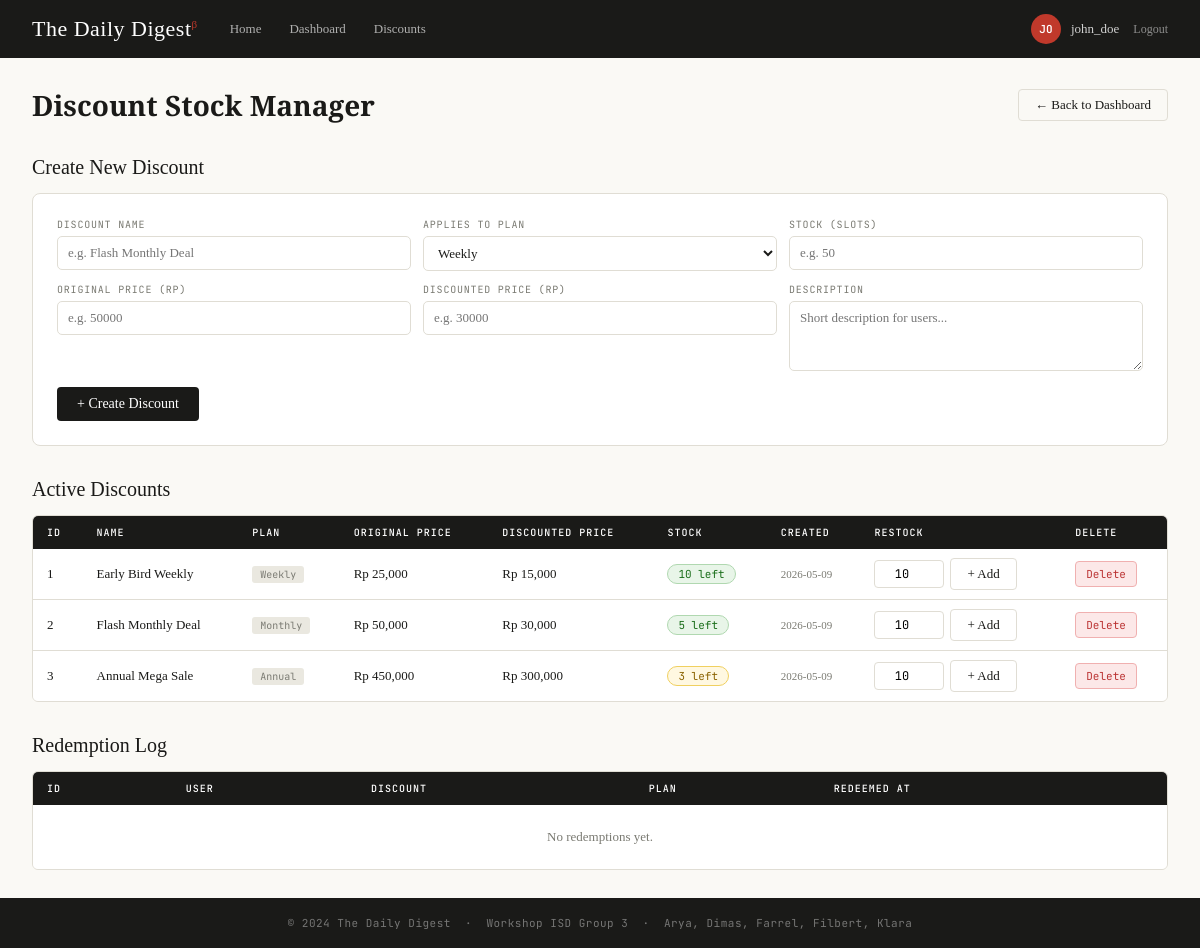
Screenshot of /dashboard/discounts (signed in) with the database file from the repository.
### tables this page shows
CREATE TABLE users (
    id INTEGER PRIMARY KEY,
    username TEXT NOT NULL UNIQUE,
    email TEXT NOT NULL UNIQUE,
    password TEXT NOT NULL,
    preferences TEXT,
    premium INTEGER NOT NULL DEFAULT 0 CHECK (premium IN (0, 1))
, is_admin INTEGER NOT NULL DEFAULT 0 CHECK (is_admin IN (0, 1)));

CREATE TABLE discounts (
    id INTEGER PRIMARY KEY AUTOINCREMENT,
    name TEXT NOT NULL,
    plan TEXT NOT NULL CHECK(plan IN ('Weekly','Monthly','Annual')),
    original_price INTEGER NOT NULL,
    discounted_price INTEGER NOT NULL,
    stock INTEGER NOT NULL DEFAULT 0,
    description TEXT,
    created_at TEXT NOT NULL DEFAULT (datetime('now'))
);

### app.py (the view)
@app.route("/dashboard/discounts")
def admin_discounts():
    user = current_user()
    if not user or not user.get("is_admin"):
        return redirect(url_for("index"))
    discounts = get_all_discounts()
    redemptions = get_discount_redemptions()
    return render_template(
        "admin_discounts.html",
        discounts=discounts,
        redemptions=redemptions,
        user=user,
    )

### app.py (called while the page is built)
def get_db_connection():
    conn = sqlite3.connect(DB_PATH)
    conn.row_factory = sqlite3.Row
    conn.execute("PRAGMA foreign_keys = ON")
    return conn

def row_to_dict(row):
    if row is None:
        return None
    data = dict(row)
    if "premium" in data:
        data["premium"] = bool(data["premium"])
    if "is_admin" in data:
        data["is_admin"] = bool(data["is_admin"])
    else:
        data["is_admin"] = False
    if "author" not in data or not data["author"]:
        data["author"] = "Daily Digest Editorial"
    if "image_url" in data and data["image_url"]:
        data["image_url"] = data["image_url"].strip()
    else:
        data["image_url"] = None
    return data

def get_all_discounts():
    with get_db_connection() as conn:
        rows = conn.execute("SELECT * FROM discounts ORDER BY id").fetchall()
    return [dict(r) for r in rows]

def get_discount_redemptions():
    with get_db_connection() as conn:
        rows = conn.execute("""
            SELECT dr.id, dr.redeemed_at, u.username, d.name AS discount_name, d.plan
            FROM discount_redemptions dr
            JOIN users u ON u.id = dr.user_id
            JOIN discounts d ON d.id = dr.discount_id
            ORDER BY dr.id DESC
        """).fetchall()
    return [dict(r) for r in rows]

def get_user(user_id):
    if not user_id:
        return None
    with get_db_connection() as conn:
        row = conn.execute("SELECT * FROM users WHERE id = ?", (user_id,)).fetchone()
    return row_to_dict(row)

def current_user():
    uid = session.get("user_id")
    return get_user(uid) if uid else None

### templates/admin_discounts.html (shortened to what this page needs)
{% extends "base.html" %}
{% block content %}
<div class="dash">
  <div style="display:flex;align-items:center;justify-content:space-between;margin-bottom:20px;">
    <h2 style="font-family:'Playfair Display',serif;font-size:28px;">Discount Stock Manager</h2>
    <a href="{{ url_for('dashboard') }}" class="btn-outline">← Back to Dashboard</a>
  </div>
  {% set msg = request.args.get('msg') %}
  <div class="section-title">Create New Discount</div>
  <div class="new-form">
    <form method="POST" action="{{ url_for('admin_discount_create') }}">
      <div class="form-grid">
        <div class="form-group">
          <label>Discount Name</label>
          <input name="name" type="text" placeholder="e.g. Flash Monthly Deal" required>
        </div>
        <div class="form-group">
          <label>Applies to Plan</label>
          <select name="plan" required>
            <option value="Weekly">Weekly</option>
          </select>
        </div>
        <div class="form-group">
          <label>Stock (slots)</label>
          <input name="stock" type="number" min="1" placeholder="e.g. 50" required>
        </div>
        <div class="form-group">
          <label>Original Price (Rp)</label>
          <input name="original_price" type="number" min="0" placeholder="e.g. 50000" required>
        </div>
        <div class="form-group">
          <label>Discounted Price (Rp)</label>
          <input name="discounted_price" type="number" min="0" placeholder="e.g. 30000" required>
        </div>
        <div class="form-group">
          <label>Description</label>
          <textarea name="description" placeholder="Short description for users..."></textarea>
        </div>
      </div>
      <div style="margin-top:16px;">
        <button type="submit" class="btn">+ Create Discount</button>
      </div>
    </form>
  </div>
  <div class="section-title">Active Discounts</div>
  <div class="tbl-wrap">
    <table>
      <thead><tr>
        <th>ID</th><th>Name</th><th>Plan</th><th>Original Price</th><th>Discounted Price</th>
        <th>Stock</th><th>Created</th><th>Restock</th><th>Delete</th>
      </tr></thead>
      <tbody>
        {% for d in discounts %}
          <tr>
            <td>{{ d.id }}</td>
            <td style="max-width:200px;overflow:hidden;text-overflow:ellipsis;">{{ d.name }}</td>
            <td><span class="tag">{{ d.plan }}</span></td>
            <td>Rp {{ "{:,}".format(d.original_price) }}</td>
            <td>Rp {{ "{:,}".format(d.discounted_price) }}</td>
            <td>
              {% if d.stock == 0 %}
                <span class="stock-pill out">Sold Out</span>
              {% elif d.stock <= 3 %}
                <span class="stock-pill low">{{ d.stock }} left</span>
              {% else %}
                <span class="stock-pill">{{ d.stock }} left</span>
              {% endif %}
            </td>
            <td style="color:var(--muted);font-size:11px;">{{ d.created_at[:10] }}</td>
            <td>
              <form class="restock-form" method="POST" action="{{ url_for('admin_discount_restock', discount_id=d.id) }}">
                <input class="restock-input" type="number" name="add_stock" min="1" value="10" required>
                <button type="submit" class="btn-outline">+ Add</button>
              </form>
            </td>
            <td>
              <form method="POST" action="{{ url_for('admin_discount_delete', discount_id=d.id) }}"
                    onsubmit="return confirm('Delete this discount? This cannot be undone.');">
                <button type="submit" class="del-btn">Delete</button>
              </form>
            </td>
          </tr>
        {% endfor %}
      </tbody>
    </table>
  </div>
  <div class="section-title">Redemption Log</div>
  <div class="tbl-wrap">
    <table>
      <thead><tr>
        <th>ID</th><th>User</th><th>Discount</th><th>Plan</th><th>Redeemed At</th>
      </tr></thead>
      <tbody>
        {% if not redemptions %}
          <tr><td colspan="5" style="text-align:center;color:var(--muted);padding:24px;">No redemptions yet.</td></tr>
        {% endif %}
      </tbody>
    </table>
  </div>
</div>
{% endblock %}

### templates/base.html (shortened to what this page needs)
<!DOCTYPE html>
<html lang="en">
<head>
</head>
<body>
<nav>
  <div class="nav-left">
    <a href="/" class="nav-brand">The Daily Digest<sup>β</sup></a>
    <div class="nav-links">
      <a href="/">Home</a>
      {% if user and user.is_admin %}
        <a href="/dashboard">Dashboard</a>
        <a href="/dashboard/discounts">Discounts</a>
      {% endif %}
    </div>
  </div>
  <div class="nav-user">
    {% if user %}
      <div class="avatar">{{ user.username[:2].upper() }}</div>
      <span>{{ user.username }}</span>
      <a href="/logout" style="font-size:12px;color:rgba(255,255,255,0.5);margin-left:4px;">Logout</a>
    {% else %}
      <a href="/login" style="background:rgba(255,255,255,0.15);border-radius:4px;padding:5px 12px;color:#fff;font-size:13px;">Sign in</a>
      <a href="/register" style="background:rgba(255,255,255,0.08);border-radius:4px;padding:5px 12px;color:#fff;font-size:13px;">Sign up</a>
    {% endif %}
  </div>
</nav>
<main style="flex:1;">
  {% block content %}{% endblock %}
</main>
<footer>© 2024 The Daily Digest &nbsp;·&nbsp; Workshop ISD Group 3 &nbsp;·&nbsp; Arya, Dimas, Farrel, Filbert, Klara</footer>
</body>
</html>

### templates/base.html (style rules this page uses)
* { box-sizing:border-box;margin:0;padding:0 }
:root { --ink:#1a1a18;--paper:#faf9f5;--cream:#f2f0e8;--accent:#c0392b; --accent2:#2c3e50;--muted:#7a7a72;--border:#e0ddd4;--tag-bg:#eae8e0; --premium:#b8860b;--card:#ffffff;--nav:#1a1a18; }
body { font-family:'Source Serif 4',serif;background:var(--paper);color:var(--ink);min-height:100vh;display:flex;flex-direction:column; }
a { color:inherit;text-decoration:none; }
nav { background:var(--nav);color:#fff;padding:0 32px;display:flex;align-items:center;justify-content:space-between;height:58px;position:sticky;top:0;z-index:100; }
.nav-left { display:flex;align-items:center;gap:20px; }
.nav-brand { font-family:'Playfair Display',serif;font-size:22px;letter-spacing:0.5px; }
.nav-brand sup { color:var(--accent);font-size:11px; }
.nav-links { display:flex;gap:4px;align-items:center; }
.nav-links a,.nav-links button { background:none;border:none;color:rgba(255,255,255,0.65);font-family:'Source Serif 4',serif;font-size:13px;padding:6px 12px;cursor:pointer;border-radius:4px;transition:all 0.15s;display:inline-block; }
.nav-user { display:flex;align-items:center;gap:10px;font-size:13px;color:rgba(255,255,255,0.8); }
.avatar { width:30px;height:30px;border-radius:50%;background:var(--accent);display:flex;align-items:center;justify-content:center;font-size:11px;font-weight:600;color:#fff;font-family:'JetBrains Mono',monospace; }
.tag { background:var(--tag-bg);color:var(--muted);font-size:10px;padding:2px 8px;border-radius:3px;font-family:'JetBrains Mono',monospace;display:inline-block; }
.btn { background:var(--ink);color:#fff;border:none;border-radius:4px;padding:9px 20px;font-family:'Source Serif 4',serif;font-size:14px;cursor:pointer;transition:background 0.15s;display:inline-block; }
.btn-outline { background:none;color:var(--ink);border:1px solid var(--border);border-radius:4px;padding:7px 16px;font-family:'Source Serif 4',serif;font-size:13px;cursor:pointer;transition:all 0.15s;display:inline-block; }
footer { background:var(--nav);color:rgba(255,255,255,0.4);text-align:center;padding:18px;font-family:'JetBrains Mono',monospace;font-size:11px;margin-top:auto;letter-spacing:0.5px; }

### templates/admin_discounts.html (style rules this page uses)
.dash { padding:28px 32px;max-width:1200px;margin:0 auto; }
.section-title { font-family:'Playfair Display',serif;font-size:20px;margin-bottom:14px;margin-top:32px; }
.tbl-wrap { overflow-x:auto;border-radius:6px;border:1px solid var(--border); }
table { width:100%;border-collapse:collapse;background:#fff;font-size:13px; }
th { background:var(--ink);color:#fff;padding:10px 14px;text-align:left;font-family:'JetBrains Mono',monospace;font-size:10px;text-transform:uppercase;letter-spacing:1px;font-weight:500;white-space:nowrap; }
td { padding:9px 14px;border-bottom:1px solid var(--border);color:var(--ink);white-space:nowrap; }
tr:last-child td { border-bottom:none; }
.stock-pill { display:inline-block;font-family:'JetBrains Mono',monospace;font-size:11px;padding:2px 10px;border-radius:20px;background:#e8f5e8;color:#1a6e1a;border:1px solid #b0d8b0; }
.stock-pill.low { background:#fff8e1;color:#8a6200;border-color:#f0d060; }
.restock-form { display:flex;gap:6px;align-items:center; }
.restock-input { width:70px;padding:5px 7px;border:1px solid var(--border);border-radius:4px;font-family:'JetBrains Mono',monospace;font-size:12px;text-align:center; }
.new-form { background:var(--card);border:1px solid var(--border);border-radius:8px;padding:24px;margin-bottom:28px; }
.form-grid { display:grid;grid-template-columns:1fr 1fr 1fr;gap:12px; }
.form-group { display:flex;flex-direction:column;gap:5px; }
.form-group label { font-family:'JetBrains Mono',monospace;font-size:10px;text-transform:uppercase;letter-spacing:.8px;color:var(--muted); }
.form-group input,.form-group select,.form-group textarea { padding:8px 10px;border:1px solid var(--border);border-radius:5px;font-family:'Source Serif 4',serif;font-size:13px;background:#fff;color:var(--ink); }
.form-group textarea { resize:vertical;min-height:70px; }
.del-btn { background:#fce8e8;color:#b33;border:1px solid #f0b0b0;border-radius:4px;padding:5px 10px;font-size:11px;font-family:'JetBrains Mono',monospace;cursor:pointer; }

### rows the page displays
users: username "JO", username "john_doe"
discounts: id "1", name "Early Bird Weekly", plan "Weekly", original_price "25,000", discounted_price "15,000", stock "10", created_at "2026-05-09"
discounts: id "2", name "Flash Monthly Deal", plan "Monthly", original_price "50,000", discounted_price "30,000", stock "5", created_at "2026-05-09"
discounts: id "3", name "Annual Mega Sale", plan "Annual", original_price "450,000", discounted_price "300,000", stock "3", created_at "2026-05-09"
